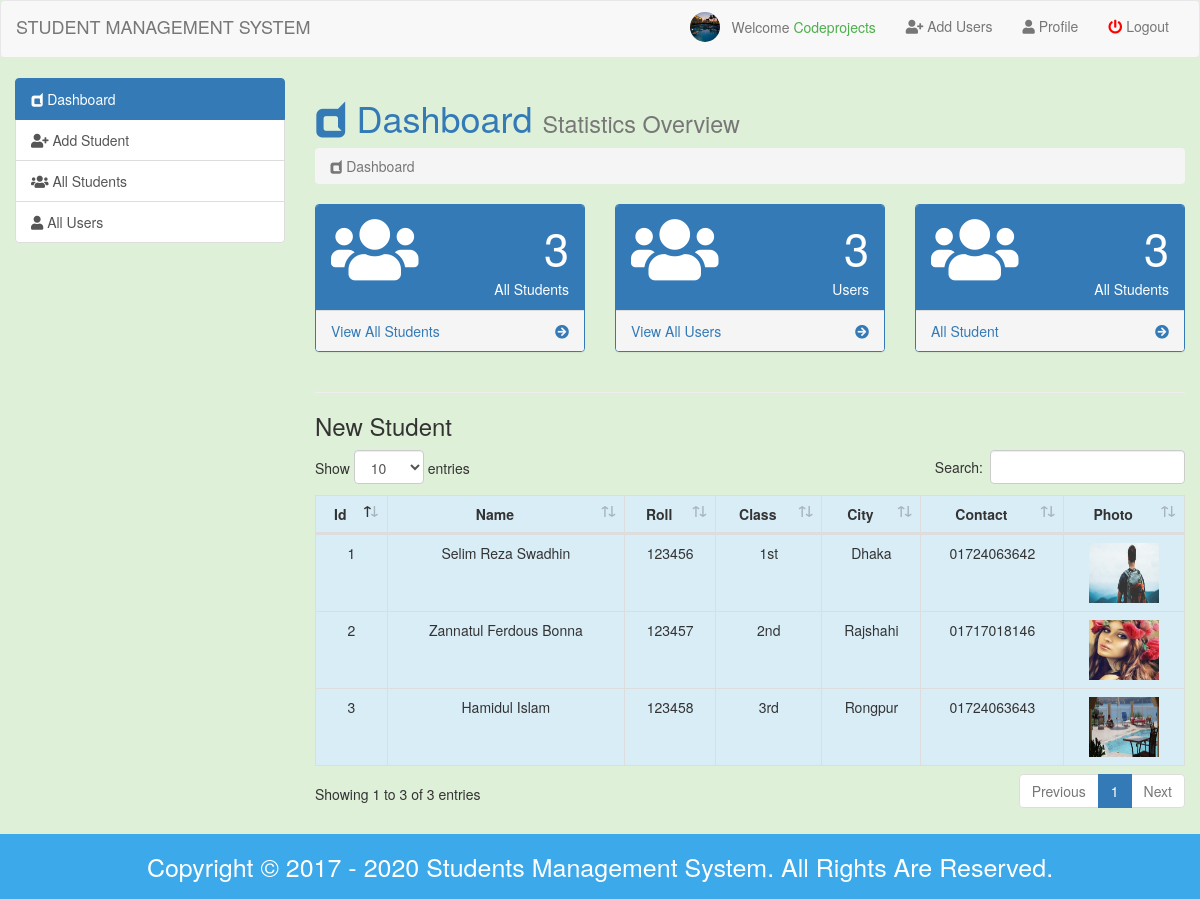
/admin/index.php (signed in), run on the app's committed database.
### tables this page shows
CREATE TABLE IF NOT EXISTS `student_info` (
  `id` int(11) NOT NULL AUTO_INCREMENT,
  `name` varchar(255) NOT NULL,
  `roll` int(11) NOT NULL,
  `class` varchar(6) NOT NULL,
  `city` varchar(255) NOT NULL,
  `p_contact` varchar(255) NOT NULL,
  `photo` varchar(255) NOT NULL,
  `datetime` timestamp NOT NULL DEFAULT CURRENT_TIMESTAMP,
  PRIMARY KEY (`id`),
  UNIQUE KEY `roll` (`roll`)
);

### admin/dashboard.php (the view, shortened to what this page needs)
<h1 class="text-primary"><i class="fab fa-dashcube"></i> Dashboard <small>Statistics Overview</small>
</h1>
<ol class="breadcrumb">
    <li class="active"><i class="fab fa-dashcube"></i> Dashboard</li>
</ol>
<?php
$count_student = mysqli_query($link, "select * from student_info");
$total_student = mysqli_num_rows($count_student);
$count_users = mysqli_query($link, "select * from users");
$total_users = mysqli_num_rows($count_users);
?>
<div class="row">
    <div class="col-sm-4">
        <div class="panel panel-primary">
            <div class="panel-heading">
                <div class="row">
                    <div class="col-xs-3">
                        <i class="fa fa-users fa-5x"></i>
                    </div>
                    <div class="col-xs-9">
                        <div class="pull-right" style="font-size: 45px;"><?= $total_student;?></div>
                        <div class="clearfix"></div>
                        <div class="pull-right">All Students</div>
                    </div>
                </div>
            </div>
            <a href="index.php?page=all_students">
                <div class="panel-footer">
                    <span class="pull-left">View All Students</span>
                    <span class="pull-right">
                                    <i class="fa fa-arrow-circle-right"></i>
                                </span>
                    <div class="clearfix"></div>
                </div>
            </a>
        </div>
    </div>
    <div class="col-sm-4">
        <div class="panel panel-primary">
            <div class="panel-heading">
                <div class="row">
                    <div class="col-xs-3">
                        <i class="fa fa-users fa-5x"></i>
                    </div>
                    <div class="col-xs-9">
                        <div class="pull-right" style="font-size: 45px;"><?= $total_users;?></div>
                        <div class="clearfix"></div>
                        <div class="pull-right">Users</div>
                    </div>
                </div>
            </div>
            <a href="index.php?page=all_users">
                <div class="panel-footer">
                    <span class="pull-left">View All Users</span>
                    <span class="pull-right">
                                    <i class="fa fa-arrow-circle-right"></i>
                                </span>
                    <div class="clearfix"></div>
                </div>
            </a>
        </div>
    </div>
    <div class="col-sm-4">
        <div class="panel panel-primary">
            <div class="panel-heading">
                <div class="row">
                    <div class="col-xs-3">
                        <i class="fa fa-users fa-5x"></i>
                    </div>
                    <div class="col-xs-9">
                        <div class="pull-right" style="font-size: 45px;"><?= $total_student;?></div>
                        <div class="clearfix"></div>
                        <div class="pull-right">All Students</div>
                    </div>
                </div>
            </div>
            <a href="index.php?page=all_students">
                <div class="panel-footer">
                    <span class="pull-left">All Student</span>
                    <span class="pull-right">
                                    <i class="fa fa-arrow-circle-right"></i>
                                </span>
                    <div class="clearfix"></div>
                </div>
            </a>
        </div>
    </div>
</div>
<hr>
<h3>New Student</h3>
<div class="table-responsive">
    <table id="datatable" class="table table-bordered table-hover bg-info text-center">
        <thead>
        <tr>
            <th class="text-center">Id</th>
            <th class="text-center">Name</th>
            <th class="text-center">Roll</th>
            <th class="text-center">Class</th>
            <th class="text-center">City</th>
            <th class="text-center">Contact</th>
            <th class="text-center">Photo</th>
        </tr>
        </thead>
        <tbody>
        <?php
        $db_student_info = "select * from student_info";
        $result = mysqli_query($link, $db_student_info);
        while ($row = mysqli_fetch_assoc($result)){
        ?>
        <tr>
            <td><?= $row['id']; ?></td>
            <td><?= ucwords($row['name']); ?></td>
            <td><?= $row['roll']; ?></td>
            <td><?= $row['class']; ?></td>
            <td><?= ucwords($row['city']); ?></td>
            <td><?= $row['p_contact']; ?></td>
            <td>
                <img style="width: 70px;height: 60px;" src="student_image/<?= $row['photo']; ?>" alt="no image">
            </td>
        </tr>
        <?php }?>
        </tbody>
    </table>
</div>

### admin/index.php (shortened to what this page needs)
<!doctype html>
<html lang="en">
<head>
    <link rel="stylesheet" href="../css/all.min.css">
    <link rel="stylesheet" href="../css/bootstrap.min.css">
    <link rel="stylesheet" href="../css/dataTables.bootstrap4.css">
    <link rel="stylesheet" href="style.css">
</head>
<body class="bg-success">
<nav class="navbar navbar-default">
    <div class="container-fluid">
        <div class="navbar-header">
            <a class="navbar-brand" href="index.php">STUDENT MANAGEMENT SYSTEM</a>
        </div>
        <div class="collapse navbar-collapse">
            <ul class="nav navbar-nav navbar-right">
                <li><a href=""> <img style="width: 30px;height: 30px;border-radius: 50%; margin-top: -4px"
                                     src="<?= $_SESSION['user_photo_login']; ?>" alt="no image">&nbsp;&nbsp; Welcome
                        <span style="color: #4cae4c"><?= ucwords($_SESSION['user_username_login']); ?></span></a></li>
                <li><a href="registration.php"><i class="fa fa-user-plus"></i> Add Users</a></li>
                <li><a href="index.php?page=user_profile"><i class="fa fa-user"></i> Profile</a></li>
                <li><a class="logout" href="logout.php" title="<?= ucwords($_SESSION['user_username_login']); ?>"><i
                                class="fa fa-power-off faoff"></i> Logout</a></li>
            </ul>
        </div>
    </div>
</nav>
<div class="container-fluid">
    <div class="row">
        <div class="col-sm-3">
            <div class="list-group">
                <a class="list-group-item active" href="index.php?page=dashboard"><i class="fab fa-dashcube"></i> Dashboard</a>
                <a class="list-group-item" href="index.php?page=add_student"><i class="fa fa-user-plus"></i> Add Student</a>
                <a class="list-group-item" href="index.php?page=all_students"><i class="fa fa-users"></i> All Students</a>
                <a class="list-group-item" href="index.php?page=all_users"><i class="fa fa-user"></i> All Users</a>
            </div>
        </div>
        <div class="col-sm-9">
            <div class="content">
                <?php
                if (isset($_GET['page'])){
                    $page = $_GET['page'].'.php';
                }else{
                    $page = 'dashboard.php';
                }
                if (file_exists($page)){
                    require_once $page;
                }else{
                    require_once '404.php';
                }
                ?>
            </div>
        </div>
    </div>
</div>
<footer class="footer-area">
    <p>Copyright &copy; 2017 - <?= date('Y'); ?> Students Management System. All Rights Are Reserved.</p>
</footer>
</body>
</html>

### admin/style.css (style rules this page uses)
.content { min-height: 550px; }
.footer-area { background: #3CA9EB; text-align: center; padding: 15px 0px; margin-top: 20px; }
.footer-area p { margin: 0; color: #fff; font-size: 25px; }

### admin/index.php (style rules this page uses)
.faoff { color: red; }

### data on the page
student_info: id "1", name "Selim Reza Swadhin", roll "123456", class "1st", city "Dhaka", p_contact "01724063642", photo (picture)
student_info: id "2", name "Zannatul Ferdous Bonna", roll "123457", class "2nd", city "Rajshahi", p_contact "01717018146", photo (picture)
student_info: id "3", name "Hamidul Islam", roll "123458", class "3rd", city "Rongpur", p_contact "01724063643", photo (picture)

### other printed values
$_SESSION['user_username_login'] "Codeprojects"
$total_student "3"
$total_users "3"
